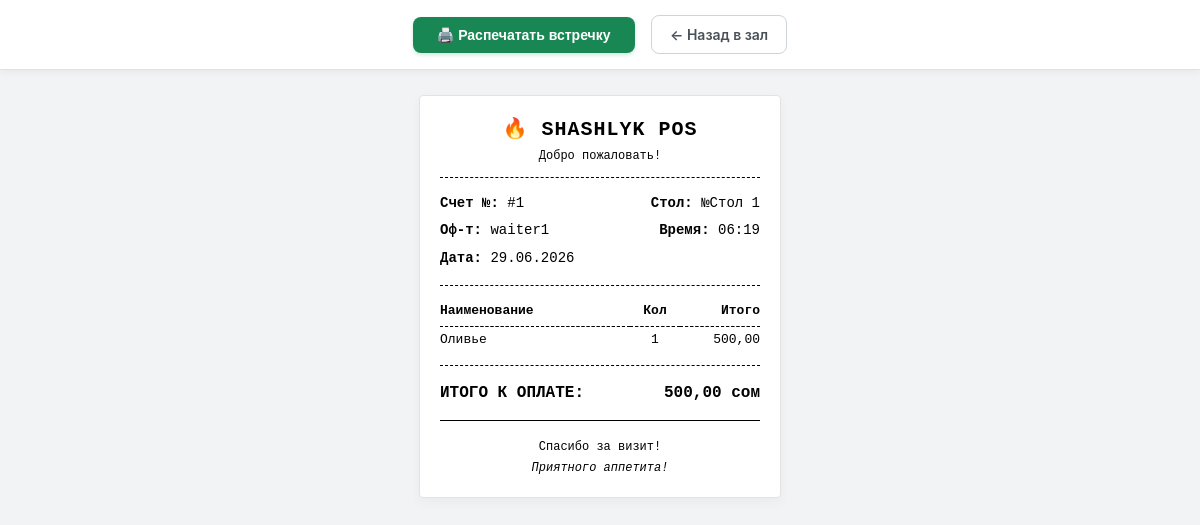
Before: /pos/order/1/bill/ (signed in) with the older database file.
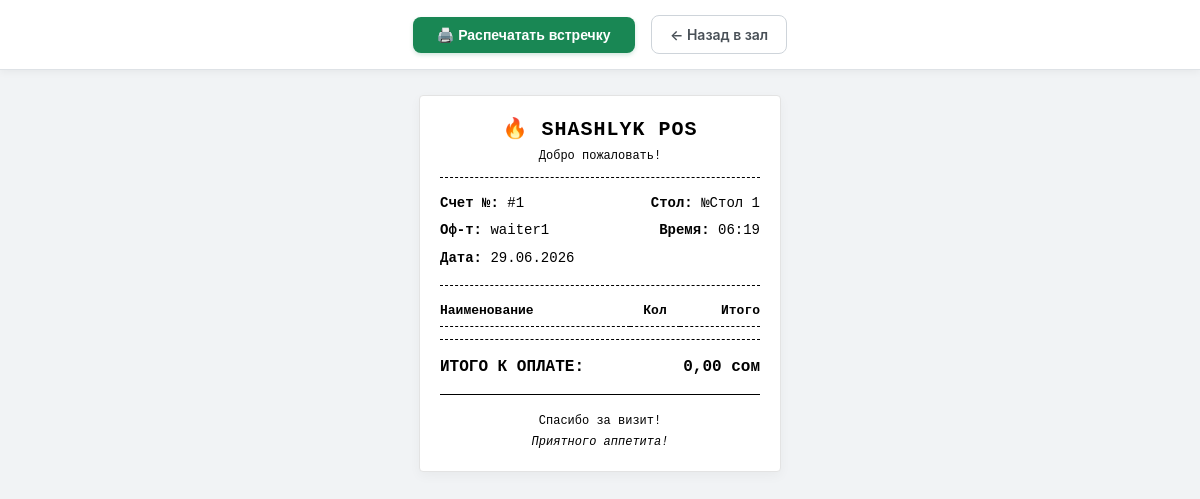
After: the same page with the newer database file.
### orders/models.py (models this page shows, shortened)
class OrderItem(models.Model):
    PRINT_STATUS_CHOICES = (
        ('pending', _('Ждет отправки')),   # Waiter is still adding items on the screen
        ('sent', _('Отправлен на печать')), # Ticket was sent to Bar/Kitchen/Grill
        ('ready', _('Готово')),
    )
    order = models.ForeignKey(Order, on_delete=models.CASCADE, related_name='items', verbose_name=_("Заказ"))
    product = models.ForeignKey(Product, on_delete=models.PROTECT, verbose_name=_("Блюдо/Товар"))
    quantity = models.PositiveIntegerField(default=1, verbose_name=_("Кол-во"))
    price_at_order = models.DecimalField(max_digits=10, decimal_places=2, verbose_name=_("Цена при заказе"))
    status = models.CharField(max_length=15, choices=PRINT_STATUS_CHOICES, default='pending', verbose_name=_("Статус печати"))
    comment = models.CharField(max_length=150, blank=True, null=True, verbose_name=_("Комментарий к блюду (напр. без лука)"))
    def get_total_price(self):
        return self.quantity * self.price_at_order
    class Meta:
        verbose_name = _('Элемент заказа')
        verbose_name_plural = _('Элементы заказа')

class Order(models.Model):
    STATUS_CHOICES = (
        ('active', _('Открыт (Обслуживание)')),
        ('closed', _('Оплачен (Закрыт)')),
        ('cancelled', _('Отменен')),
    )
    PAYMENT_METHODS = [
        ('cash', 'Наличные 💵'),
        ('card', 'Карта 💳'),
        ('qr', 'QR-платеж 📱'),
    ]
    payment_method = models.CharField(
        max_length=10,
        choices=PAYMENT_METHODS,
        blank=True,
        null=True,
        verbose_name="Способ оплаты"
    )
    table = models.ForeignKey(Table, on_delete=models.SET_NULL, null=True, blank=True, related_name='orders', verbose_name=_("Стол"))
    waiter = models.ForeignKey(User, on_delete=models.PROTECT, verbose_name=_("Официант"))
    status = models.CharField(max_length=15, choices=STATUS_CHOICES, default='active', verbose_name=_("Статус"))
    created_at = models.DateTimeField(auto_now_add=True, verbose_name=_("Открыт в"))
    closed_at = models.DateTimeField(null=True, blank=True, verbose_name=_("Закрыт в"))
    total_amount = models.DecimalField(max_digits=10, decimal_places=2, default=0, verbose_name=_("Итого к оплате"))
    class Meta:
        verbose_name = _('Счет')
        verbose_name_plural = _('Счета (Чеки)')

class Table(models.Model):
    number = models.CharField(max_length=10, unique=True, verbose_name=_("Номер стола"))
    is_available = models.BooleanField(default=True, verbose_name=_("Доступен/Свободен"))
    is_active = models.BooleanField(default=True, verbose_name=_("Активен (Существует в зале)"))
    class Meta:
        verbose_name = _('Стол')
        verbose_name_plural = _('Столы')

### menu/models.py (models this page shows, shortened)
class Product(models.Model):
    DEPARTMENT_CHOICES = [
        ('grill', '🔥 Мангал / Гриль'),
        ('bar', '🍹 Бар / Напитки'),
        ('kitchen', '🍳 Горячий/Холодный цех'),
    ]
    department = models.CharField(
        max_length=20,
        choices=DEPARTMENT_CHOICES,
        default='kitchen',
        verbose_name="Цех приготовления"
    )
    category = models.ForeignKey(
        Category,
        on_delete=models.PROTECT,
        related_name='products',
        verbose_name=_("Категория")
    )
    name = models.CharField(max_length=100, unique=True, verbose_name=_("Название блюда/товара"))
    price = models.DecimalField(max_digits=10, decimal_places=2, verbose_name=_("Цена продажи"))
    cost_price = models.DecimalField(max_digits=10, decimal_places=2, default=0, verbose_name=_("Цена закупа"))
    stock = models.IntegerField(null=True, blank=True, verbose_name=_("Остаток на складе"))
    is_active = models.BooleanField(default=True, verbose_name=_("Активен (Показывать в меню)"))
    class Meta:
        verbose_name = _('Товар/Блюдо')
        verbose_name_plural = _('Товары и Блюда')

### orders/views.py (the view)
# urls.py: path('order/<int:order_id>/bill/', views.view_bill, name='view_bill'),
@login_required
def view_bill(request, order_id):
    order = get_object_or_404(Order, id=order_id)
    order_items = order.items.all()
    return render(request, 'orders/bill_detail.html', {
        'order': order,
        'order_items': order_items
    })

### orders/templates/orders/bill_detail.html (shortened to what this page needs)
<!DOCTYPE html>
<html lang="ru">
<head>
</head>
<body>
    <div class="receipt-control-panel no-print">
        <button onclick="window.print();" class="btn-print">
            🖨️ Распечатать встречку
        </button>
        <a href="{% url 'waiter_dashboard' %}" class="btn-back">
            &larr; Назад в зал
        </a>
    </div>
    <div class="receipt-paper-tape">
        <div class="text-center">
            <h2 style="margin: 0 0 4px 0; text-transform: uppercase; font-size: 20px; letter-spacing: 1px;">🔥 SHASHLYK POS</h2>
            <p style="margin: 0; font-size: 12px;">Добро пожаловать!</p>
        </div>
        <div class="divider"></div>
        <table>
            <tr>
                <td><strong>Счет №:</strong> #{{ order.id }}</td>
                <td class="text-end"><strong>Стол:</strong> №{{ order.table.number }}</td>
            </tr>
            <tr>
                <td><strong>Оф-т:</strong> {{ order.waiter.username }}</td>
                <td class="text-end"><strong>Время:</strong> {{ order.created_at|date:"H:i" }}</td>
            </tr>
            <tr>
                <td colspan="2"><strong>Дата:</strong> {{ order.created_at|date:"d.m.Y" }}</td>
            </tr>
        </table>
        <div class="divider"></div>
        <table style="font-size: 13px;">
            <thead>
                <tr style="border-bottom: 1px dashed #000000;">
                    <th style="text-align: left; padding-bottom: 6px;">Наименование</th>
                    <th style="text-align: center; padding-bottom: 6px; width: 50px;">Кол</th>
                    <th style="text-align: right; padding-bottom: 6px; width: 80px;">Итого</th>
                </tr>
            </thead>
            <tbody>
                {% for item in order.items.all %}
                    <tr>
                        <td>{{ item.product.name }}</td>
                        <td class="text-center">{{ item.quantity }}</td>
                        <td class="text-end">{{ item.get_total_price }}</td>
                    </tr>
                {% endfor %}
            </tbody>
        </table>
        <div class="divider"></div>
        <table style="font-size: 16px;" class="bold">
            <tr>
                <td>ИТОГО К ОПЛАТЕ:</td>
                <td class="text-end">{{ order.total_amount }} сом</td>
            </tr>
        </table>
        <div class="divider" style="border-top: 1px double #000000;"></div>
        <div class="text-center" style="font-size: 12px; margin-top: 18px;">
            <p style="margin: 0;">Спасибо за визит!</p>
            <p style="margin: 4px 0 0 0; font-style: italic;">Приятного аппетита!</p>
        </div>
    </div>
</body>
</html>

Changed rows visible on the page:
removed OrderItem: product.name "Оливье", quantity "1", get_total_price "500,00"
changed Order "Стол 1": total_amount "500,00" → "0,00"
